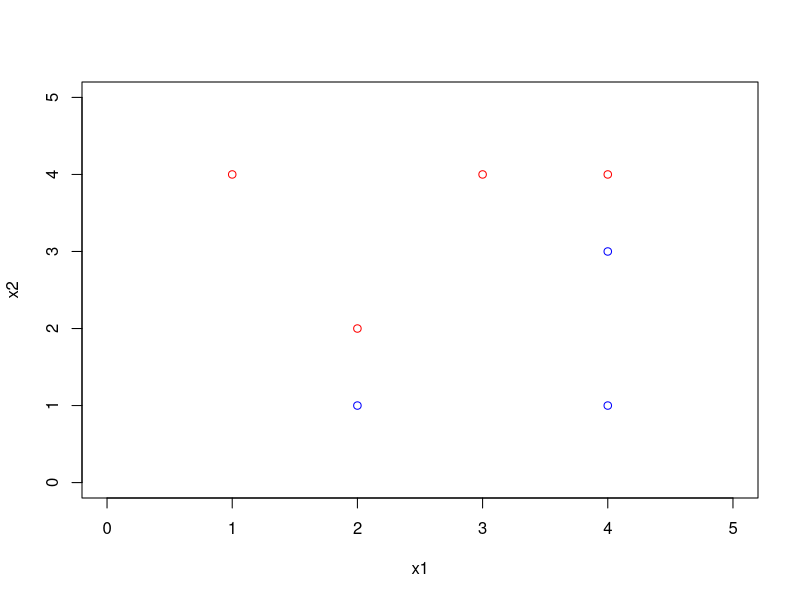
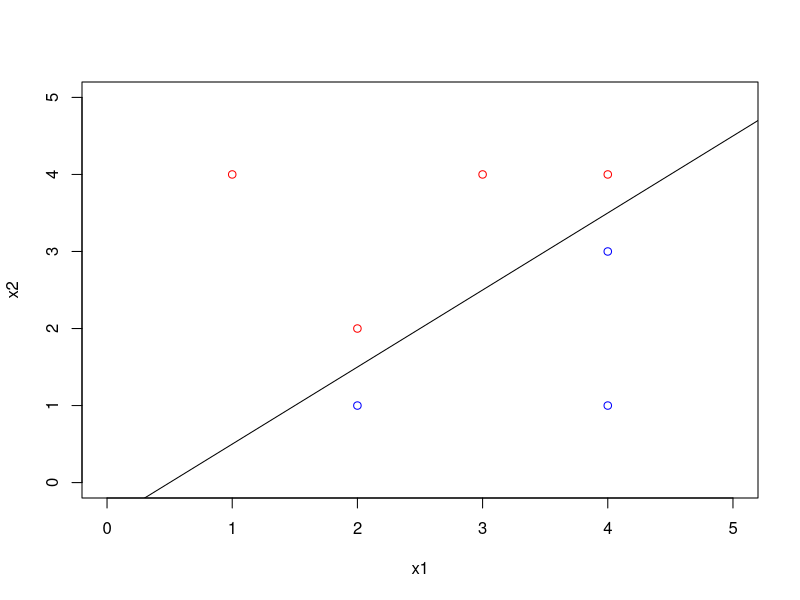
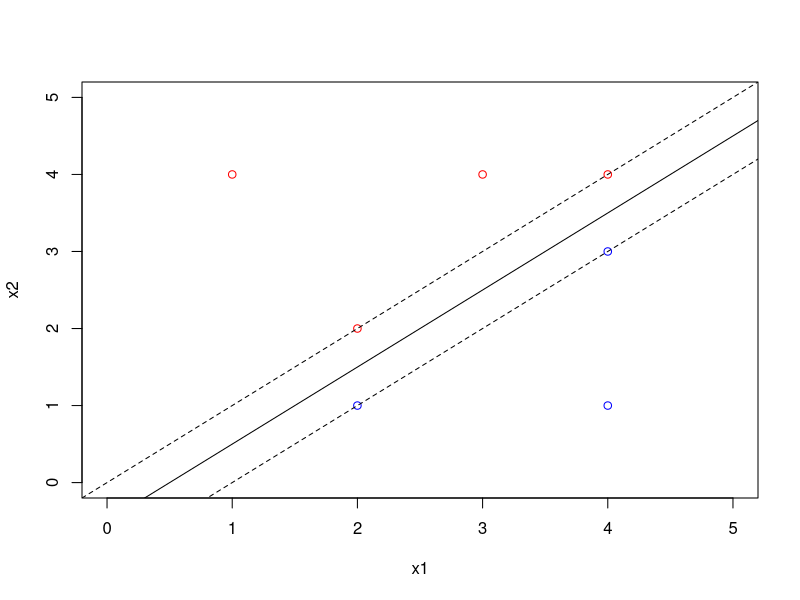
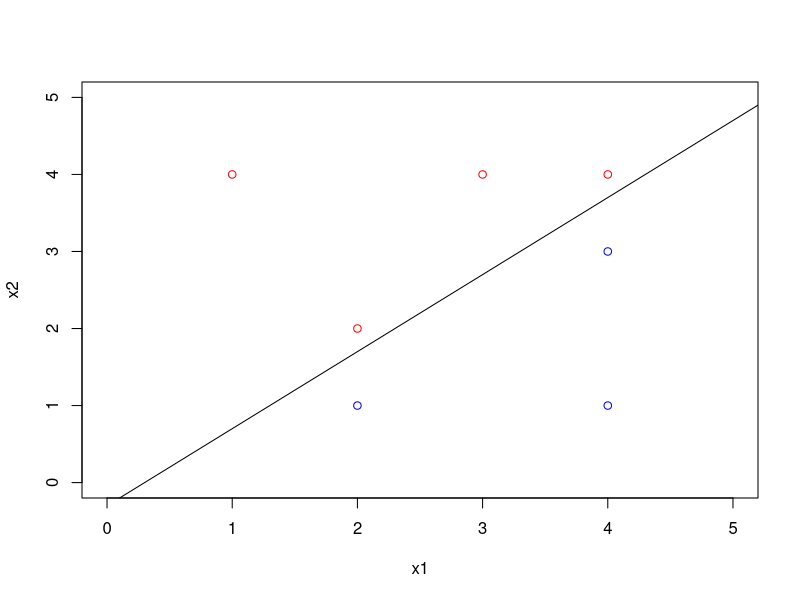
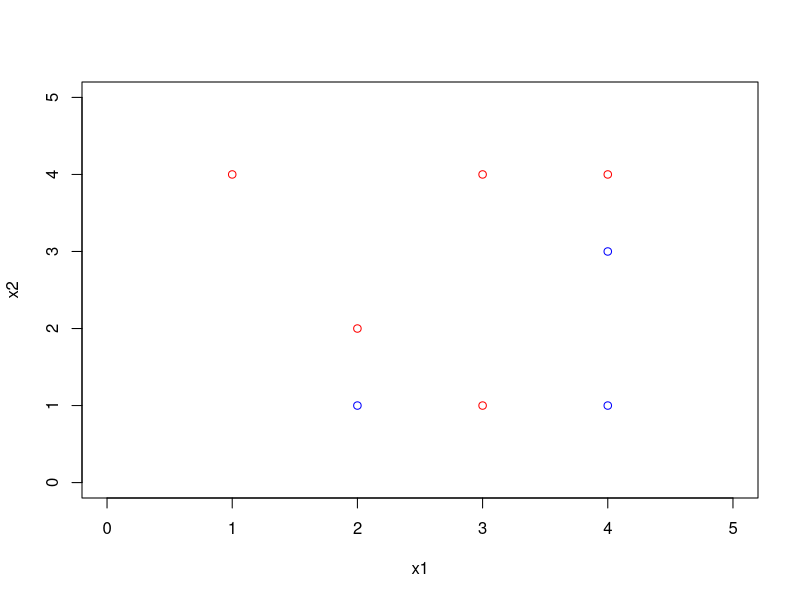
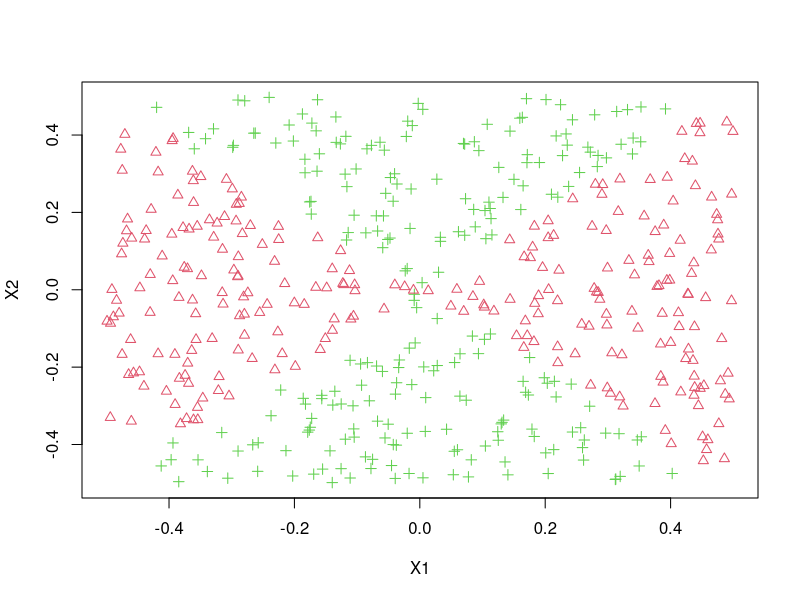
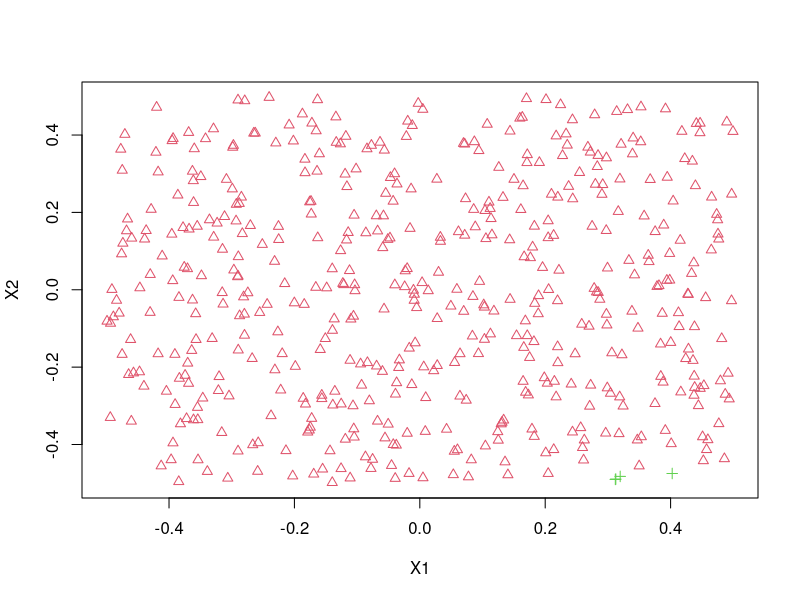
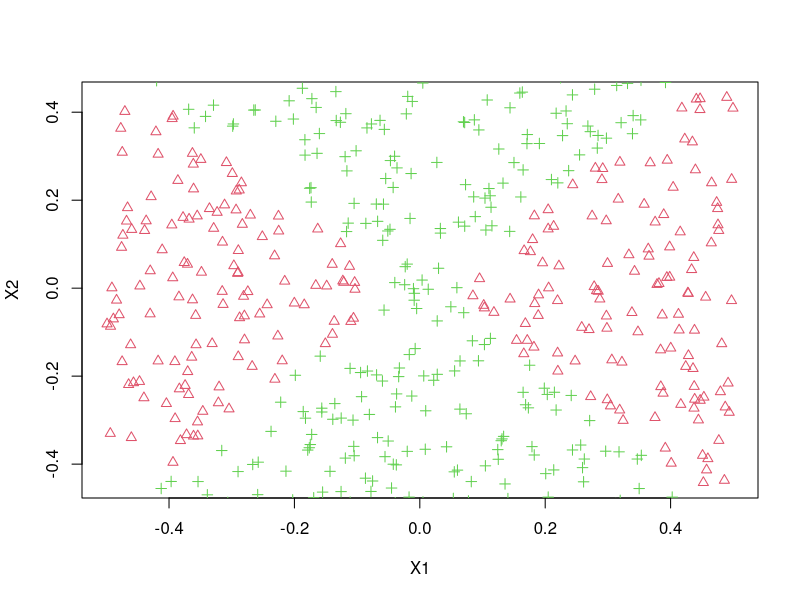

The R script that drew these images, in order: (Note: this script raises an error after producing the figures.)
## ---- chunk 1
knitr::opts_chunk$set(echo = TRUE,out.width="0.9\\linewidth",dev="pdf",fig.align  = 'center')
## ---- chunk 2
x1 <- c(3, 2, 4, 1, 2, 4, 4)
x2 <- c(4, 2, 4, 4, 1, 3, 1)
colors <- c("red", "red", "red", "red", "blue", "blue", "blue")
plot(x1, x2, col = colors, xlim = c(0, 5), ylim = c(0, 5))
## ---- chunk 3
plot(x1, x2, col = colors, xlim = c(0, 5), ylim = c(0, 5))
abline(-0.5, 1)
## ---- chunk 4
plot(x1, x2, col = colors, xlim = c(0, 5), ylim = c(0, 5))
abline(-0.5, 1)
abline(-1, 1, lty = 2)
abline(0, 1, lty = 2)
## ---- chunk 5
plot(x1, x2, col = colors, xlim = c(0, 5), ylim = c(0, 5))
abline(-0.3, 1)
## ---- chunk 6
plot(x1, x2, col = colors, xlim = c(0, 5), ylim = c(0, 5))
points(c(3), c(1), col = c("red"))
## ---- chunk 7
x1 <- runif(500) - 0.5
x2 <- runif(500) - 0.5
y <- 1*(x1^2 - x2^2 > 0)
## ---- chunk 8
plot(x1, x2, xlab = "X1", ylab = "X2", col = (3-y), pch = (3-y))
## ---- chunk 9
logistic <- glm(y ~ x1 + x2, family = "binomial")
summary(logistic)
## ---- chunk 10
data <- data.frame(x1 = x1, x2 = x2, y = y)
probs <- predict(logistic, data, type = "response")
preds <- rep(0, 500)
preds[probs > 0.5] <- 1
plot(data[preds == 1, ]$x1, data[preds == 1, ]$x2, col = (3-1), pch = (3-1), xlab = "X1", ylab = "X2")
points(data[preds == 0, ]$x1, data[preds == 0, ]$x2, col = (3-0), pch = (3-0))
## ---- chunk 11
logistic_nonlinear <- glm(y ~ poly(x1, 2) + poly(x2, 2) + I(x1 * x2), family = "binomial")
summary(logistic_nonlinear)
## ---- chunk 12
probs <- predict(logistic_nonlinear, data, type= "response")
preds <- rep(0, 500)
preds[probs > 0.5] <- 1
plot(data[preds == 1, ]$x1, data[preds == 1, ]$x2, col = (3-1), pch = (3-1), xlab = "X1", ylab = "X2")
points(data[preds == 0, ]$x1, data[preds == 0, ]$x2, col = (3-0), pch = (3-0))
## ---- chunk 13
library(e1071)
data$y <- as.factor(data$y)
svm <- svm(y ~ x1 + x2, data, kernel = "linear", cost = 0.01)
preds <- predict(svm, data)
plot(data[preds == 0, ]$x1, data[preds == 0, ]$x2, col = (3-0), pch = (3-0), xlab = "X1", ylab = "X2")
points(data[preds == 1, ]$x1, data[preds == 1, ]$x2, col = (3-1), pch =(3-1))
## ---- chunk 14
data$y <- as.factor(data$y)
svm_
